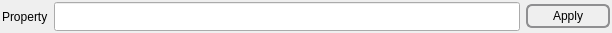
<?xml version="1.0" encoding="UTF-8"?>
<ui version="4.0">
 <class>DataContainerCreationWidget</class>
 <widget class="QFrame" name="DataContainerCreationWidget">
  <property name="geometry">
   <rect>
    <x>0</x>
    <y>0</y>
    <width>612</width>
    <height>33</height>
   </rect>
  </property>
  <layout class="QHBoxLayout" name="horizontalLayout_2">
   <property name="leftMargin">
    <number>2</number>
   </property>
   <property name="topMargin">
    <number>2</number>
   </property>
   <property name="rightMargin">
    <number>2</number>
   </property>
   <property name="bottomMargin">
    <number>2</number>
   </property>
   <item>
    <widget class="QLabel" name="label">
     <property name="text">
      <string>Property</string>
     </property>
    </widget>
   </item>
   <item>
    <widget class="QLineEdit" name="dataContainerName">
     <property name="sizePolicy">
      <sizepolicy hsizetype="Expanding" vsizetype="Preferred">
       <horstretch>0</horstretch>
       <verstretch>0</verstretch>
      </sizepolicy>
     </property>
     <property name="styleSheet">
      <string notr="true"/>
     </property>
     <property name="text">
      <string/>
     </property>
    </widget>
   </item>
   <item>
    <widget class="QPushButton" name="applyChangesBtn">
     <property name="sizePolicy">
      <sizepolicy hsizetype="Preferred" vsizetype="Preferred">
       <horstretch>0</horstretch>
       <verstretch>0</verstretch>
      </sizepolicy>
     </property>
     <property name="minimumSize">
      <size>
       <width>84</width>
       <height>0</height>
      </size>
     </property>
     <property name="maximumSize">
      <size>
       <width>234234</width>
       <height>24</height>
      </size>
     </property>
     <property name="toolTip">
      <string>Click to apply the changes and run a preflight check</string>
     </property>
     <property name="styleSheet">
      <string notr="true"> QPushButton {
     border: 2px solid #8f8f91;
     border-radius: 6px;
     background-color: qlineargradient(x1: 0, y1: 0, x2: 0, y2: 1,
                                       stop: 0 #f6f7fa, stop: 1 #dadbde);
     min-width: 80px;
 }

 QPushButton:pressed {
     background-color: qlineargradient(x1: 0, y1: 0, x2: 0, y2: 1,
                                       stop: 0 #dadbde, stop: 1 #f6f7fa);
 }

 QPushButton:flat {
     border: none; /* no border for a flat push button */
 }

 QPushButton:default {
     border-color: navy; /* make the default button prominent */
 }</string>
     </property>
     <property name="text">
      <string>Apply</string>
     </property>
     <property name="autoDefault">
      <bool>false</bool>
     </property>
     <property name="default">
      <bool>false</bool>
     </property>
     <property name="flat">
      <bool>false</bool>
     </property>
    </widget>
   </item>
  </layout>
 </widget>
 <resources>
  <include location="../../../../Resources/icons/images/Icons.qrc"/>
 </resources>
 <connections/>
</ui>
